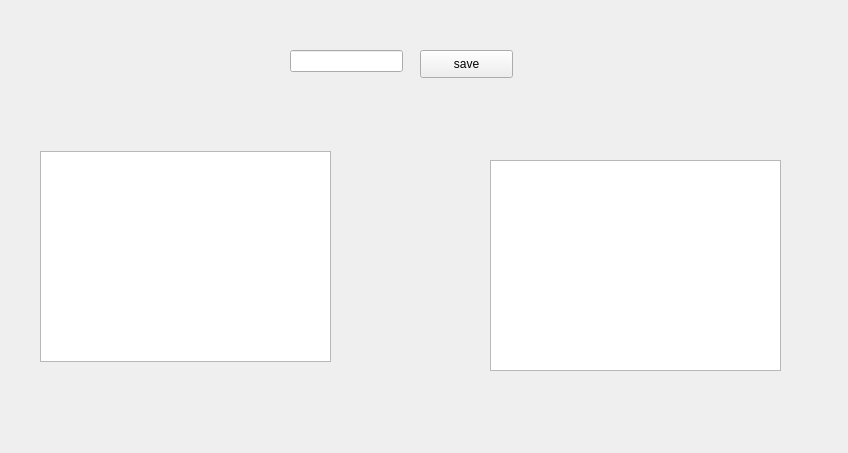
<?xml version="1.0" encoding="UTF-8"?>
<ui version="4.0">
 <class>XmlHandler</class>
 <widget class="QWidget" name="XmlHandler">
  <property name="geometry">
   <rect>
    <x>0</x>
    <y>0</y>
    <width>848</width>
    <height>453</height>
   </rect>
  </property>
  <property name="windowTitle">
   <string>Form</string>
  </property>
  <widget class="QTableView" name="tableView">
   <property name="geometry">
    <rect>
     <x>40</x>
     <y>151</y>
     <width>291</width>
     <height>211</height>
    </rect>
   </property>
  </widget>
  <widget class="QLineEdit" name="lineEdit">
   <property name="geometry">
    <rect>
     <x>290</x>
     <y>50</y>
     <width>113</width>
     <height>22</height>
    </rect>
   </property>
  </widget>
  <widget class="QPushButton" name="saveFileButton">
   <property name="geometry">
    <rect>
     <x>420</x>
     <y>50</y>
     <width>93</width>
     <height>28</height>
    </rect>
   </property>
   <property name="text">
    <string>save</string>
   </property>
  </widget>
  <widget class="QTableView" name="tableView_2">
   <property name="geometry">
    <rect>
     <x>490</x>
     <y>160</y>
     <width>291</width>
     <height>211</height>
    </rect>
   </property>
  </widget>
 </widget>
 <resources/>
 <connections/>
</ui>
